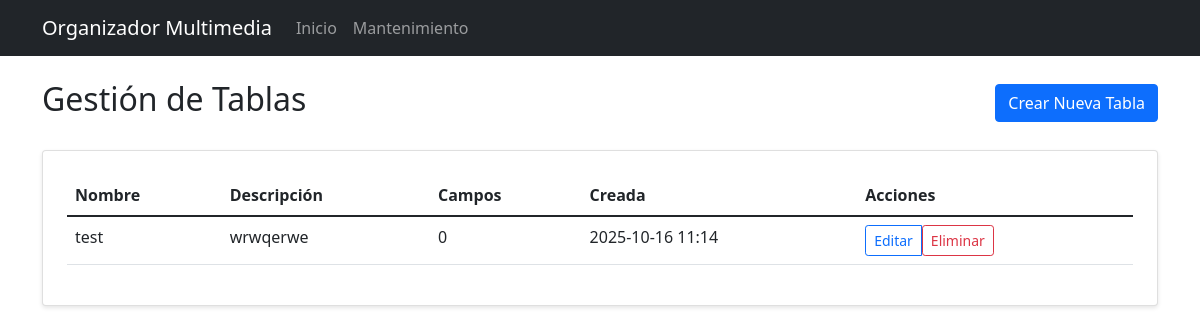
The app's page /tables/ with its own data.
### app/models/database.py (models this page shows, shortened)
class DynamicTable(db.Model):
    id = db.Column(db.Integer, primary_key=True)
    name = db.Column(db.String(50), unique=True, nullable=False)
    description = db.Column(db.String(200))
    created_at = db.Column(db.DateTime, default=datetime.utcnow)
    fields = db.relationship('TableField', backref='table', lazy=True, cascade='all, delete-orphan')

### app/routes/tables.py (the view)
@bp.route('/')
def index():
    tables = DynamicTable.query.all()
    return render_template('tables/index.html', tables=tables)

### app/templates/tables/index.html (shortened to what this page needs)
{% extends "base.html" %}
{% block content %}
<div class="row">
    <div class="col-md-12">
        <div class="d-flex justify-content-between align-items-center mb-4">
            <h2>Gestión de Tablas</h2>
            <a href="{{ url_for('tables.create_table') }}" class="btn btn-primary">
                Crear Nueva Tabla
            </a>
        </div>
        {% if tables %}
            <div class="card">
                <div class="card-body">
                    <div class="table-responsive">
                        <table class="table">
                            <thead>
                                <tr>
                                    <th>Nombre</th>
                                    <th>Descripción</th>
                                    <th>Campos</th>
                                    <th>Creada</th>
                                    <th>Acciones</th>
                                </tr>
                            </thead>
                            <tbody>
                                {% for table in tables %}
                                <tr>
                                    <td>{{ table.name }}</td>
                                    <td>{{ table.description or '' }}</td>
                                    <td>{{ table.fields|length }}</td>
                                    <td>{{ table.created_at.strftime('%Y-%m-%d %H:%M') }}</td>
                                    <td>
                                        <div class="btn-group" role="group">
                                            <a href="{{ url_for('tables.edit_table', table_id=table.id) }}"
                                               class="btn btn-sm btn-outline-primary">
                                                Editar
                                            </a>
                                            <form action="{{ url_for('tables.delete_table', table_id=table.id) }}"
                                                  method="POST"
                                                  style="display: inline;"
                                                  onsubmit="return confirm('¿Estás seguro de que quieres eliminar esta tabla?');">
                                                <button type="submit" class="btn btn-sm btn-outline-danger">
                                                    Eliminar
                                                </button>
                                            </form>
                                        </div>
                                    </td>
                                </tr>
                                {% endfor %}
                            </tbody>
                        </table>
                    </div>
                </div>
            </div>
        {% else %}
            <div class="alert alert-info">
                No hay tablas creadas. ¡Crea una nueva tabla para empezar!
            </div>
        {% endif %}
    </div>
</div>
{% endblock %}

### app/static/css/style.css (style rules this page uses)
.card { box-shadow: 0 2px 4px rgba(0,0,0,0.1); }
.card-body { padding: 1.5rem; }

### records on screen
DynamicTable: name "test", description "wrwqerwe", fields|length "0", created_at "2025-10-16 11:14"
